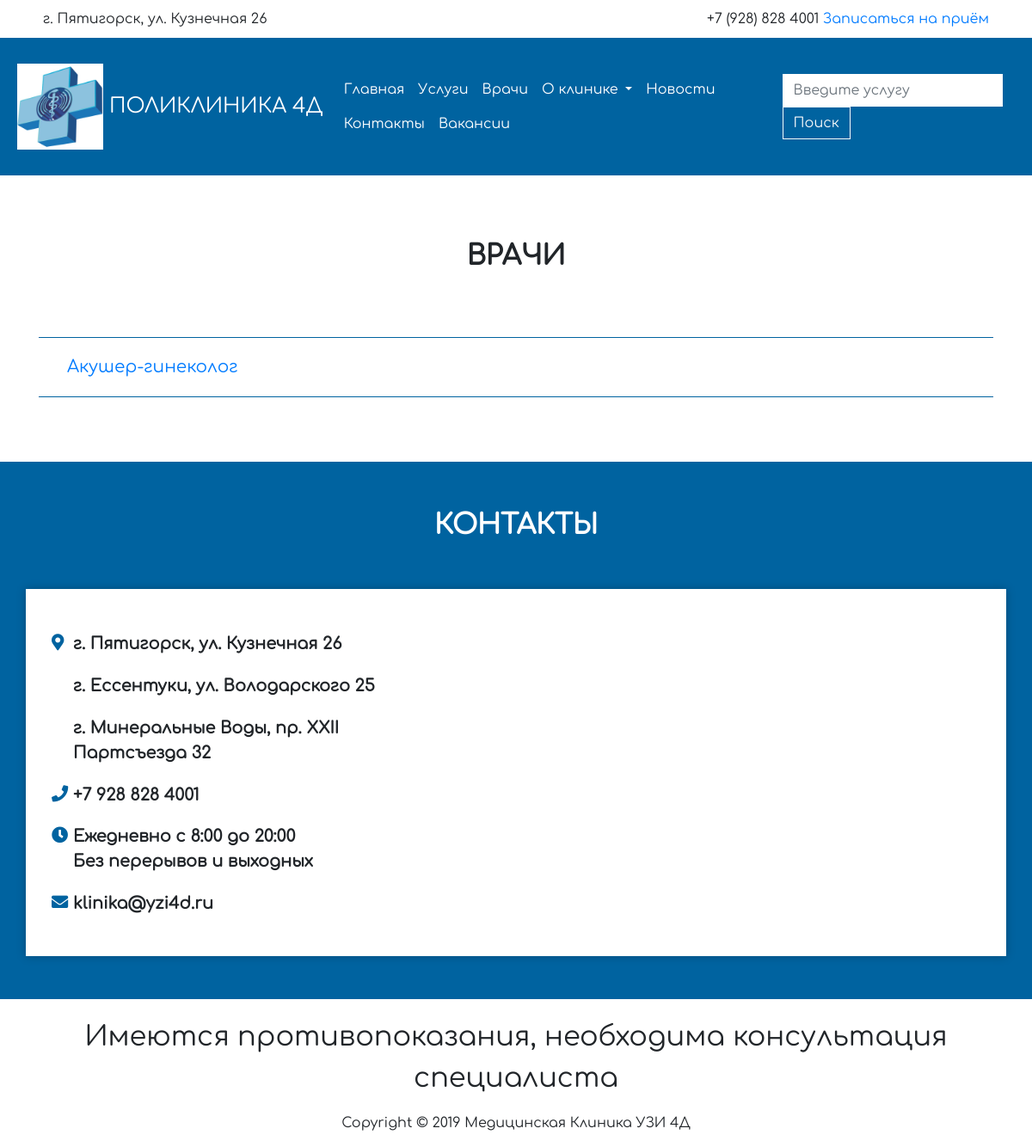
/doctors/, run on an earlier commit of the app's database.
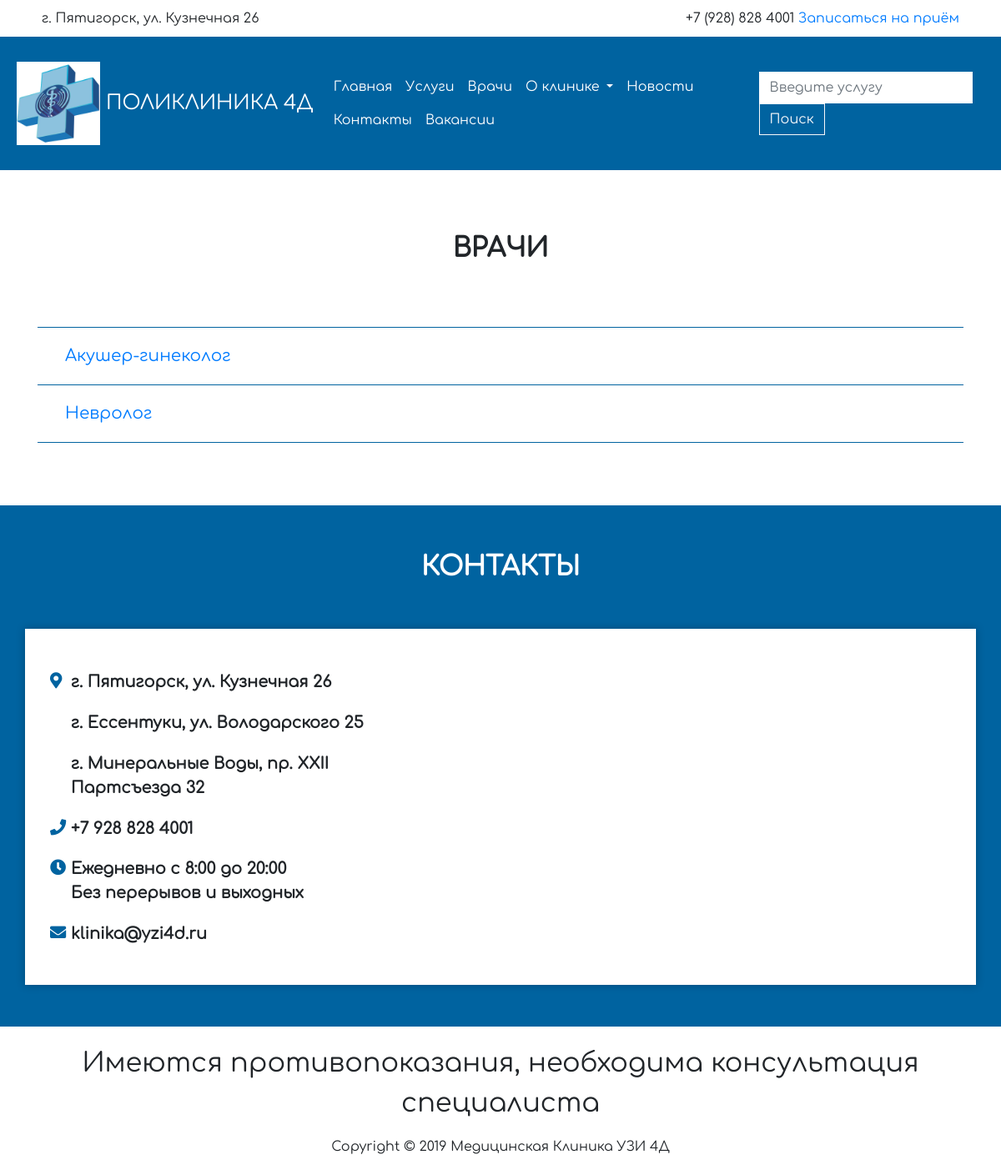
And on a later commit of the database.
### peoples/models.py (models this page shows, shortened)
class DoctorMain(models.Model):
    name = models.CharField(max_length=250, verbose_name='Специальность')
    class Meta:
        verbose_name = 'Специальность'
        verbose_name_plural = 'Специальности'

### peoples/views.py (the view)
# urls.py: path('doctors/', include('peoples.urls')),
def doctors(request):
    doctormains = DoctorMain.objects.all()
    context = {
        'doctormains': doctormains,
    }
    return render(request, 'doctors/doctors.html', context)

### landing/context_processors.py (called while the page is built)
def gettingabouts(request):
    abouts = About.objects.all()
    context = {
        'abouts': abouts,
    }
    return context

### templates/doctors/doctors.html (shortened to what this page needs)
{% extends 'base.html' %}
{% load imagefit %}
{% block content %}
<div class="container">
    <h1>Врачи</h1>
    <div id="accordion" class='doctors'>
        {% for doctormain in doctormains %}
            <div class="card">
                <div class="card-header" id="heading-{{ doctormain.id }}">
                    <h5 class="mb-0">
                        <button class="btn btn-link collapsed" type="button" data-toggle="collapse" data-target="#collapse-{{ doctormain.id }}" aria-expanded="false" aria-controls="collapse-{{ doctormain.id }}">
                            {{doctormain.name}}
                        </button>
                    </h5>
                </div>
            </div>
        {% endfor %}
    </div>
</div>
{% endblock content %}

### templates/base.html (shortened to what this page needs)
<!DOCTYPE html>
<html lang="ru">
  <head>
    {% include 'head.html' %}
  </head>
  <body>
    {% include 'header.html' %}
    {% block content %}
    {% endblock content %}
    {% include 'footer.html' %}
  </body>
</html>

### templates/head.html (shortened to what this page needs)
{% load static %}
<link rel="stylesheet" href="https://stackpath.bootstrapcdn.com/bootstrap/4.3.1/css/bootstrap.min.css">
<link rel="stylesheet" href="https://use.fontawesome.com/releases/v5.6.3/css/all.css">
<link rel="stylesheet" href="{% static 'css/jquery.datetimepicker.css' %}">
<link rel="stylesheet" href="{% static 'css/style.css' %}">

### templates/header.html (shortened to what this page needs)
{% load static %}
<header>
    <div class="top-header">
        <div class="row">
            <div class="col-md-offset-1 col-md-5">г. Пятигорск, ул. Кузнечная 26</div>
            <div class="col-md-7 text-right">
                <span>+7 (928) 828 4001</span>
                <a href="#">Записаться на приём</a>
            </div>
        </div>
    </div>
    <nav class="navbar navbar-expand-lg navbar-dark" style="background-color: #0063A0;">
        <a class="navbar-brand" href="{% url 'index' %}">
            <img src="{% static 'images/brand.jpg' %}" width="100" height="100" alt="sys">
            Поликлиника 4Д
        </a>
        <div class="collapse navbar-collapse  justify-content-end" id="navbarSupportedContent">
            <ul class="nav navbar-nav navbar-right">
                <li class="nav-item"><a class="nav-link" href="{% url 'index' %}">Главная</a></li>
                <li class="nav-item"><a class="nav-link" href="{% url 'services' %}">Услуги</a></li>
                <li class="nav-item"><a class="nav-link" href="{% url 'doctors' %}">Врачи</a></li>
                <li class="nav-item dropdown">
                    <a href="#" class="nav-link dropdown-toggle">О клинике </a>
                </li>
                <li class="nav-item"><a class="nav-link" href="{% url 'news' %}">Новости</a></li>
                <li class="nav-item"><a class="nav-link" href="#contacts">Контакты</a></li>
                <li class="nav-item"><a class="nav-link" href="{% url 'vacancys' %}">Вакансии</a></li>
            </ul>
            <form class="form-inline my-2 my-lg-0">
                <input class="form-control mr-sm-2" type="search" placeholder="Введите услугу" aria-label="Search">
                <button type="submit" class="btn btn-outline-light my-2 my-sm-0">Поиск</button>
            </form>
        </div>
    </nav>
</header>

### templates/footer.html (shortened to what this page needs)
<footer>
    <div class="container" id='contacts'>Контакты</div>
    <div class="container top-footer">
        <div class="row">
            <div class="col-md-5 adresses">
                <div class="row">
                    <ul class="col-md-12">
                        <li>
                            <i class="fa fa-map-marker-alt"></i>
                            <span>г. Пятигорск, ул. Кузнечная 26</span>
                        </li>
                        <li>
                            <span>г. Ессентуки, ул. Володарского 25</span>
                        </li>
                        <li>
                            <span>г. Минеральные Воды, пр. XXII Партсъезда 32</span>
                        </li>
                        <li>
                            <i class="fas fa-phone"></i>
                            <span>+7 928 828 4001</span>
                        </li>
                        <li>
                            <i class="fas fa-clock"></i>
                            <span>Ежедневно с 8:00 до 20:00 </span>
                            <span>Без перерывов и выходных</span>
                        </li>
                        <li>
                            <i class="fas fa-envelope"></i>
                            <span>klinika@yzi4d.ru</span>
                        </li>
                    </ul>
                </div>
            </div>
            <div class="col-md-7 map">
            </div>
        </div>
    </div>
    <div class="container-fluid bottom-footer">
        <p class="text-center">
            Имеются противопоказания, необходима консультация специалиста
        </p>
        <p class="copyright text-center">
            Copyright © 2019 Медицинская Клиника УЗИ 4Д
        </p>
    </div>
</footer>

### templates/scripts.html (shortened to what this page needs)
{% load static %}

### dev_static/css/style.css (style rules this page uses)
body { font-family: 'Comfortaa', sans-serif; font-size: 1em; }
.form-control { border-radius: 0%; border: 1px solid #fff; }
.btn { border-radius: 0%; }
header .top-header { padding: 10px 50px; }
header .navbar-brand { text-transform: uppercase; font-size: 1.5em; }
.navbar-dark .navbar-nav .nav-link { color: #fff; }
header .navbar-dark { padding: 25px 20px; }
header .navbar-nav { font-size: 1em; }
footer { background-color: #0063A0; }
footer #contacts { color: #fff; font-size: 2em; text-transform: uppercase; text-align: center; margin-bottom: 50px; font-weight: bold; margin-top: 75px; padding-top: 50px; }
footer .top-footer { box-shadow:0px 0px 10px 0px rgba(0,0,0,0.25); -webkit-box-shadow:0px 0px 10px 0px rgba(0,0,0,0.25); -moz-box-shadow: 0 3px 10px rgba(0, 0, 0, 0.05); margin-bottom: 50px; background-color: #fff; }
footer .top-footer ul { list-style-type: none; }
footer .adresses { padding: 30px; }
footer .map { padding: 0; }
footer .adresses ul li { position: relative; font-weight: bold; font-size: 1.2em; margin-top: 20px; }
footer .adresses ul li i { position: absolute; left: 0; top: 2px; color: #0063A0; }
footer .adresses ul li span { display: block; padding-left: 25px; }
footer .bottom-footer { background-color: #fff; padding: 20px 0 0 0; }
footer .bottom-footer .text-center:first-child { font-size: 2em; }
.container #accordion { margin-top: 75px; border-top: 1px solid #0063A0; }
h1 { padding-top: 75px; font-size: 2em; font-weight: bold; text-transform: uppercase; text-align: center; }
#accordion .card { border-radius: 0; border: none; }
#accordion .card .card-header { background-color: white; border-bottom: 1px solid #0063A0; border-top: none; border-right: none; border-left: none; box-sizing: border-box; }
#accordion .btn { font-size: 1em; }

What changed in the data, as far as the page shows it:
added DoctorMain: name "Невролог"
